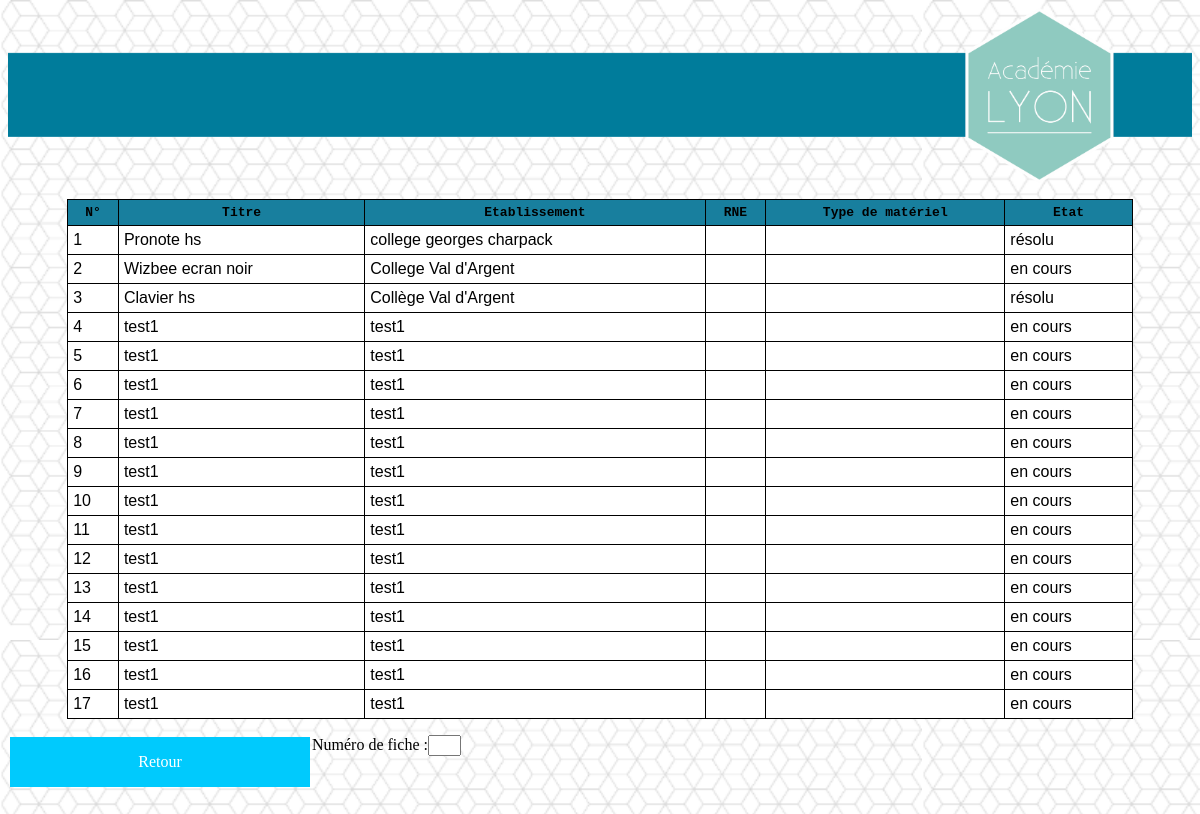
Page /lirefiche.php on the committed database.
### tables this page shows
CREATE TABLE `Tablette` (
  `id` int(5) NOT NULL,
  `titre` char(40) NOT NULL,
  `RNE` varchar(12) NOT NULL,
  `etablissement` char(30) NOT NULL,
  `Type de matériel` varchar(20) NOT NULL,
  `probleme` text NOT NULL,
  `resolution` text NOT NULL,
  `commentaire` text,
  `etat` char(10) NOT NULL
);

### lirefiche.php (the view, shortened to what this page needs)
<!DOCTYPE html>
<html>
	<head>
		<link rel="stylesheet" type="text/css" href="style.css" />
	</head>
	<body>
		 	<img src="logo.png" class="logo">
        <?php
		try
		{
			$bdd = new PDO('mysql:host=localhost;dbname=Depannage;charset=utf8', 'root', 'dane6904!');
		}
		catch (Exception $e)
		{
			die('Erreur : ' . $e->getMessage());
		}
		$reponse = $bdd->query('SELECT * FROM Tablette');
        echo '<center><div class="liste"><table>';
                	echo '<tr>';
						echo '<th class="thliste">N°</th>';
                   		echo '<th class="thliste">Titre</th>';
                   		echo '<th class="thliste">Etablissement</th>';
						echo '<th class="thliste">RNE</th>';
						echo '<th class="thliste">Type de matériel</th>';
                    	echo '<th class="thliste">Etat</th>';
                	echo '</tr>';
            while($donnees = $reponse->fetch())
            {
				echo '<tr>';
                    echo '<td class="tdliste">' . $donnees['id'] . '</td>';
				    echo '<td class="tdliste">' . $donnees['titre'] . '</td>';
					echo '<td class="tdliste">' . $donnees['etablissement'] . '</td>';
					echo '<td class="tdliste">' . $donnees['RNE'] . '</td>';
					echo '<td class="tdliste">' . $donnees['Type de matériel'] . '</td>';
					echo '<td class="tdliste">' . $donnees['etat'] . '</td>';
				echo '</tr>';
            }
		echo '</table></div></center>';
        ?>
		<div class="bouton">
  					<p>
   						<a href="page1.html">Retour</a>
 					</p>
			</div>
  					<p>
		<form action="ouverturefiche.php" method="post">
			Numéro de fiche :<input type="text" name="id" id="id" size="1px" />
		</form>
    </body>
</html>

### style.css (style rules this page uses)
body { background-image: url("back.png"); background-attachment:fixed; }
.logo { width: 100%; }
table { border: thin solid black; border-collapse: collapse; width: 90%; background-color: white; }
th { font-family: monospace; border: thin solid black; padding: 5px; background-color: rgb(24,127,158); }
td { font-family: sans-serif; border: thin solid black; padding: 5px; text-align: left; }
img { margin-bottom : 1%; }
.bouton a { background-color: #00CAFD; display:block; width:300px; line-height:50px; text-align:center; color:white; text-decoration:none; float:left; margin:2px; }
a { text-decoration: none; }
.liste { overflow:auto; height: 520px; }

### rows in the picture
tablette: id "1", titre "Pronote hs", etablissement "college georges charpack", etat "résolu"
tablette: id "2", titre "Wizbee ecran noir", etablissement "College Val d'Argent", etat "en cours"
tablette: id "3", titre "Clavier hs", etablissement "Collège Val d'Argent", etat "résolu"
tablette: id "4", titre "test1", etablissement "test1", etat "en cours"
tablette: id "5", titre "test1", etablissement "test1", etat "en cours"
tablette: id "6", titre "test1", etablissement "test1", etat "en cours"
tablette: id "7", titre "test1", etablissement "test1", etat "en cours"
tablette: id "8", titre "test1", etablissement "test1", etat "en cours"
tablette: id "9", titre "test1", etablissement "test1", etat "en cours"
tablette: id "10", titre "test1", etablissement "test1", etat "en cours"
tablette: id "11", titre "test1", etablissement "test1", etat "en cours"
tablette: id "12", titre "test1", etablissement "test1", etat "en cours"
tablette: id "13", titre "test1", etablissement "test1", etat "en cours"
tablette: id "14", titre "test1", etablissement "test1", etat "en cours"
tablette: id "15", titre "test1", etablissement "test1", etat "en cours"
tablette: id "16", titre "test1", etablissement "test1", etat "en cours"
tablette: id "17", titre "test1", etablissement "test1", etat "en cours"
